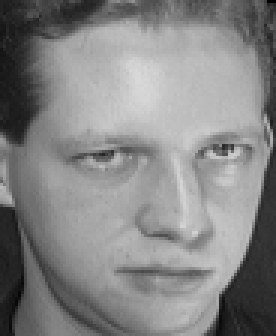
#> input picture olivetti_dataset/s01/10.pgm, 92 x 112 px (shown 3 times larger); its folder holds 3 pictures in this run
$ python main.py
#> lines starting #> are read from the running program, lines starting #| are printed output that depends on the picture
### src/data_loader.py
import os
import numpy as np
from PIL import Image
from pillow_heif import register_heif_opener


register_heif_opener()
#> (this line was passed over: pillow_heif is not available in this run)


def load_dataset(root_folder, target_size=(92, 112)):
    """
    Extract images from root_folder and return them as a numpy array
    Only images with a ratio of at least target_size are kept
    Target size is (width, height)"""
#> called with root_folder = 'olivetti_dataset', target_size = (92, 112)
    faces = []  # photo_number x pixel_number
    valid_extensions = ('.pgm', ".png", ".jpg", ".jpeg", ".heic")
    items = sorted(os.listdir(root_folder))
    has_subdirs = False
    for item in items:
        if not item.startswith('.') and os.path.isdir(os.path.join(root_folder, item)):
            has_subdirs = True
            break
    if has_subdirs:
        for subdir in items:
            if subdir.startswith('.'):
                continue
            subdir_path = os.path.join(root_folder, subdir)
            if os.path.isdir(subdir_path):
                files = sorted(os.listdir(subdir_path))
                for file in files:
                    if file.lower().endswith(valid_extensions):
                        full_path = os.path.join(subdir_path, file)
                        _process_image(full_path, faces, target_size)
    else:
        for file in items:
            if file.lower().endswith(valid_extensions):
                full_path = os.path.join(root_folder, file)
                _process_image(full_path, faces, target_size)
    if not faces:
        print("No valid images found in the dataset directory")
    dataset = np.array(faces)
    return dataset


def _process_image(path, faces, target_size=(92, 112)):
#> called with path = 'olivetti_dataset/s01/10.pgm', target_size = (92, 112)
    img = Image.open(path)
#> img is the input picture: PIL image 92x112 L; min 1, max 217, mean 132.8
    img = img.convert('L')
    w, h = img.size
#> w = 92; h = 112
    ideal_h = w * target_size[1] / target_size[0]
#> ideal_h = 112
    if h < ideal_h-0.1:
        return
    if h > ideal_h+0.1:
        img = img.crop((0, 0, w, int(ideal_h)))
    img = img.resize(target_size)
    img_matrix = np.asarray(img)  # convert to numpy ndarray
    img_vector = img_matrix.flatten()  # PCA needs vectors
#> img_vector = 10304 values, max 217 at index 2438, min 1 at index 89, mean 132.8
    faces.append(img_vector)

### src/reconstruction.py
import matplotlib.pyplot as plt
import os
import numpy as np
from src.decorators import ensure_folder


@ensure_folder
def eigen_faces(W, target_size=(92, 112), output_folder="output"):
    """
    Plot the first 20 eigenfaces as images
    Target size is (width, height)
    """
#> called with W = array of shape (10304, 4), target_size = (92, 112), output_folder = 'output'
    components = W.shape[1]
    plt.figure(figsize=(15, 10))
    for i in range(min(components, 20)):
        plt.subplot(4, 5, i + 1)
        eigenface = W[:, i].reshape(target_size[::-1])
        plt.imshow(eigenface, cmap="grey", interpolation="nearest")
        plt.title(f"Eigenface {i+1}")
        plt.axis("off")
    plt.savefig(os.path.join(output_folder, "eigenfaces.png"))
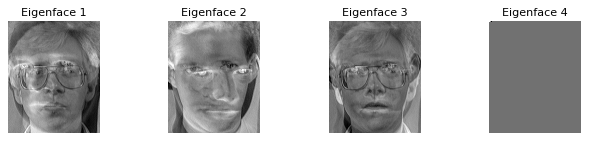
#> figure drawn by matplotlib, 4 panels
    plt.close()


# [22 lines left out: function comparison, not called in this run]

### src/pca_models.py
import numpy as np
from src.decorators import timer


# [26 lines left out: functions pca_covariance, pca_dual, not called in this run]


@timer
def pca_svd(dataset, components):
    """Compute PCA weights and mean from dataset using SVD"""
    mean = np.mean(dataset, axis=0)
    dataset_centred = (dataset - mean)
    _, _, VT = np.linalg.svd(dataset_centred, full_matrices=False)
    W = VT[:components, :].T
    weights = np.dot(dataset_centred, W)
    return weights, W, mean

### src/decorators.py
import os
import time
import functools

def timer(f):
    """Function decorator to measure the execution time of a function"""
    @functools.wraps(f)
    def wrapper(*args, **kwargs):
        show_time = kwargs.pop('show_time', False)
        if not show_time:
            return f(*args, **kwargs)
        t0 = time.perf_counter()
        result = f(*args, **kwargs)
        t1 = time.perf_counter()
        print(f"Tempo di esecuzione di {f.__name__}: {t1 - t0:.4f} secondi")
        return result
    return wrapper


def ensure_folder(f):
    """Function decorator to ensure that the output folder exists"""
    @functools.wraps(f)
    def wrapper(*args, **kwargs):
        folder = kwargs.get('output_folder', 'output')
        os.makedirs(folder, exist_ok=True)
        return f(*args, **kwargs)
    return wrapper

### main.py
import os
from cmath import inf
from src import pca_models, reconstruction, data_loader, face_recognition
import numpy as np

COMPONENTS = 5
WIDTH = 92
HEIGHT = 112
TARGET_SIZE = (WIDTH, HEIGHT)
ROOT_FOLDER = os.path.dirname(os.path.abspath(__file__))
SHOW_TIME = False
PERSONAL_DATASET = False
SHOW_DATASET_SHAPE = False
SHOW_VALUES_EFFICIENCY = False
SHOW_SPACE_EFFICIENCY = False
SHOW_MSE = False
EXECUTE_TEST_DATASET = False
EXECUTE_FACE_RECOGNITION = True
RECONSTRUCTED_INDEXES = []  # Indexes need to be between 0 and 359

dataset_dir = os.path.join(ROOT_FOLDER, "olivetti_dataset")
train_dataset = data_loader.load_dataset(dataset_dir, target_size=TARGET_SIZE)
# olivetti_dataset is (360 x 10,304): (40 people * 9 photos) x (92 * 112 pixels)
# one photo per person has been excluded and placed in recognition_dataset
if PERSONAL_DATASET:
    personal_dataset_dir = os.path.join(ROOT_FOLDER, "personal_dataset")
    personal_dataset = data_loader.load_dataset(personal_dataset_dir, target_size=TARGET_SIZE)
    if personal_dataset:
        train_dataset = np.concatenate((train_dataset, personal_dataset))
if SHOW_TIME:
    pca_models.pca_covariance(train_dataset, COMPONENTS, show_time=SHOW_TIME)  # Extremely slow without SVD and without dual PCA
    pca_models.pca_dual(train_dataset, COMPONENTS, show_time=SHOW_TIME)  # Slow without SVD
weights_train, W, mean = pca_models.pca_svd(train_dataset, COMPONENTS, show_time=SHOW_TIME)  # Fast with SVD
if SHOW_DATASET_SHAPE:
    print(f"Forma pesi: {weights_train.shape}")
    print(f"Forma W: {W.shape}")
    print(f"Forma media: {mean.shape}")
if SHOW_VALUES_EFFICIENCY:
    original_values = train_dataset.size
    pca_values = weights_train.size + W.size + mean.size
    saving = (original_values - pca_values) / original_values * 100
    print(f"Valori orginali: {original_values}, Valori dopo PCA: {pca_values}")
    print(f"Risparmio di valori: {saving:.2f}%")
if SHOW_SPACE_EFFICIENCY:
    original_values = train_dataset.nbytes
    pca_values = weights_train.nbytes + W.nbytes + mean.nbytes
    saving = (original_values - pca_values) / original_values * 100
    print(f"Spazio orginale: {original_values}, Spazio dopo PCA: {pca_values}")
    print(f"Risparmio di spazio: {saving:.2f}%")
reconstruction.eigen_faces(W, target_size=TARGET_SIZE, output_folder="output")
reconstructed_dataset = np.dot(weights_train, W.T) + mean
if SHOW_MSE:
    mse = np.mean((train_dataset - reconstructed_dataset) ** 2)
    original_variance = np.var(train_dataset)
    nsr = mse / original_variance if original_variance > 0 else 0
    explained_variance_ratio = (1 - nsr) * 100 if original_variance > 0 else 0
    print(f"Informazione conservata: {explained_variance_ratio:.2f}%")
    print(f"Errore medio per pixel (MSE): {mse:.4f}")
    print(f"SNR: {1 / nsr if nsr != 0 else float(inf):.4f}")
for img_index in RECONSTRUCTED_INDEXES:
    reconstruction.comparison(train_dataset[img_index], reconstructed_dataset[img_index], img_index, target_size=TARGET_SIZE, output_folder="output")
if EXECUTE_TEST_DATASET:
    test_dataset_dir = os.path.join(ROOT_FOLDER, "test_dataset")
    data_test = data_loader.load_dataset(test_dataset_dir, target_size=TARGET_SIZE)
    for i, test in enumerate(data_test):
        weights_test = np.dot(test - mean, W)
        reconstructed_data_test = np.dot(weights_test, W.T) + mean
        reconstruction.comparison(test, reconstructed_data_test, f"test {i + 1}", target_size=TARGET_SIZE, output_folder="output")
if EXECUTE_FACE_RECOGNITION:
    recognition_dataset_dir = os.path.join(ROOT_FOLDER, "recognition_dataset")
    recognition_dataset = data_loader.load_dataset(recognition_dataset_dir, target_size=TARGET_SIZE)
#> (the run stopped early here; a loop or call above may not have finished)
